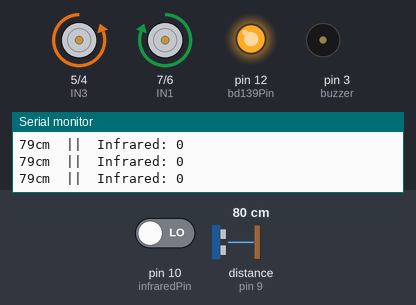
Bench run of a sketch on a simulated Arduino Uno, built with avr-gcc and run on an emulated ATmega328P. On the bench: motor-driver pin pairs drawn as motors (green arrow = first pin HIGH = forward, orange = second pin HIGH = backward, longer = more drive), output pins drawn as LEDs (lit = HIGH), buzzer (waves = sounding, pin HIGH), the last lines printed to the serial monitor. Wiring (inferred from the names in the program): ultrasonic range finder: trigger pin 8; echo pin 9. The inputs (shaded band) are chosen by the test bench; at power-on: distance to the obstacle (sensor on pin 9) 80 cm, pin 10 (infraredPin) LOW. The echo pulse lasts 58.3 µs per cm; pins used as bus, display or sensor lines are not drawn.

Above: at 1.2 s.
1.3 s: distance to the obstacle (sensor on pin 9) set to 32 cm
4.3 s: distance to the obstacle (sensor on pin 9) set to 27 cm
At 5.4 s:
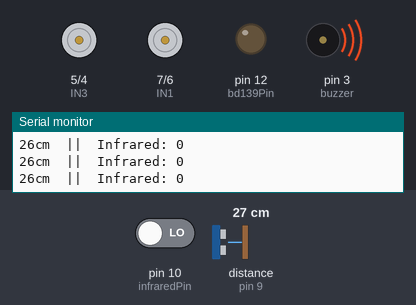
5.8 s: distance to the obstacle (sensor on pin 9) set to 35 cm
At 6.8 s:
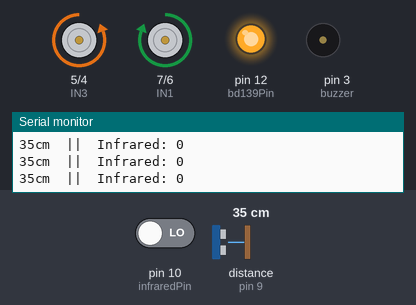
8.8 s: distance to the obstacle (sensor on pin 9) set to 18 cm
At 9.9 s:
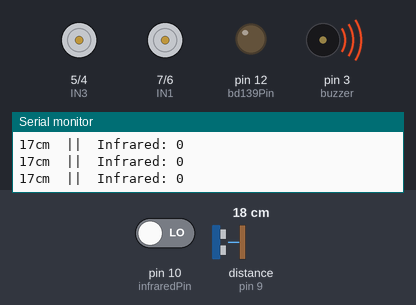
Timing chart, 0 to 11.8 s (numbered marks = the images above; inputs shaded):
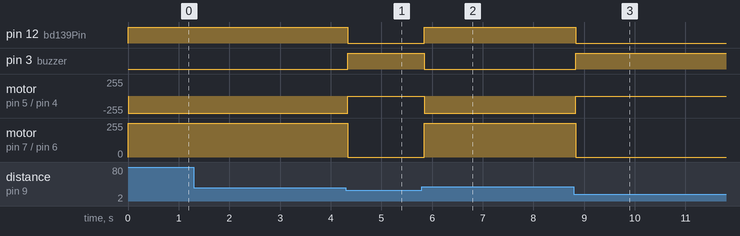

The sketch:

test02_infrared_sensor_transistor.ino
```cpp
// Test 02 (23/03/2025): This code is used to test the fall detection and cleaning mode activation of the Roomba robot.
// It is meant to be used along with the infrared sensor and BD139 transistor.

// Passive buzzer
int buzzer = 3;
//-------------------------------------------

// L298N motor driver
const int IN1 = 7;
const int IN2 = 6;
const int IN3 = 5;
const int IN4 = 4;
//-------------------------------------------

// Ultrasonic sensor
int trigPin = 8;
int echoPin = 9;

//-------------------------------------------

// Infrared sensor
int infraredPin = 10;

//-------------------------------------------

// BD139 transistor
int bd139Pin = 12;

int infraredLecture = 0;
long duration, cm;

void setup() {
  pinMode(IN1, OUTPUT);
  pinMode(IN2, OUTPUT);
  pinMode(IN3, OUTPUT);
  pinMode(IN4, OUTPUT);
  pinMode(trigPin, OUTPUT);
  pinMode(echoPin, INPUT);
  pinMode(buzzer, OUTPUT);
  digitalWrite(buzzer, LOW);
  pinMode(infraredPin, INPUT);
  pinMode(bd139Pin, OUTPUT);
  Serial.begin(9600);
}

void loop() {
  digitalWrite(trigPin, LOW);
  delayMicroseconds(5);
  digitalWrite(trigPin, HIGH);
  delayMicroseconds(10);
  digitalWrite(trigPin, LOW);
  pinMode(echoPin, INPUT);
  duration = pulseIn(echoPin, HIGH);
  cm = (duration/2) / 29.1;
  Serial.print(cm);
  Serial.print("cm  ||  ");
  infraredLecture = digitalRead(infraredPin);
  Serial.print("Infrared: ");
  Serial.println(infraredLecture);

  if (cm < 30 || infraredLecture == HIGH) {
      digitalWrite (IN1, LOW);
      digitalWrite (IN2, LOW);
      digitalWrite (IN3, LOW);
      digitalWrite (IN4, LOW);
      digitalWrite (buzzer, HIGH);
      digitalWrite (bd139Pin, LOW);
  }
  else {
      digitalWrite (IN1, HIGH);
      digitalWrite (IN2, LOW);
      digitalWrite (IN3, LOW);
      digitalWrite (IN4, HIGH);
      digitalWrite (buzzer, LOW);
      digitalWrite (bd139Pin, HIGH);
  }
}
```

Measured:
- the behaviour switches between 31 and 30 cm on distance to the obstacle (sensor on pin 9) (found by bisection; images 0 and 1)
- after the input at 4.3 s, pin 12 (bd139Pin): HIGH → LOW at once; pin 3 (buzzer): LOW → HIGH at once; motor on pin 5 (IN3) / pin 4 (IN4): backward 255/255 → stopped at once; motor on pin 7 (IN1) / pin 6 (IN2): forward 255/255 → stopped at once
- after the input at 5.8 s, pin 12 (bd139Pin): LOW → HIGH after 0.05 s; pin 3 (buzzer): HIGH → LOW after 0.05 s; motor on pin 5 (IN3) / pin 4 (IN4): stopped → backward 255/255 after 0.05 s; motor on pin 7 (IN1) / pin 6 (IN2): stopped → forward 255/255 after 0.05 s
- after the input at 8.8 s, pin 12 (bd139Pin): HIGH → LOW at once; pin 3 (buzzer): LOW → HIGH at once; motor on pin 5 (IN3) / pin 4 (IN4): backward 255/255 → stopped at once; motor on pin 7 (IN1) / pin 6 (IN2): forward 255/255 → stopped at once
